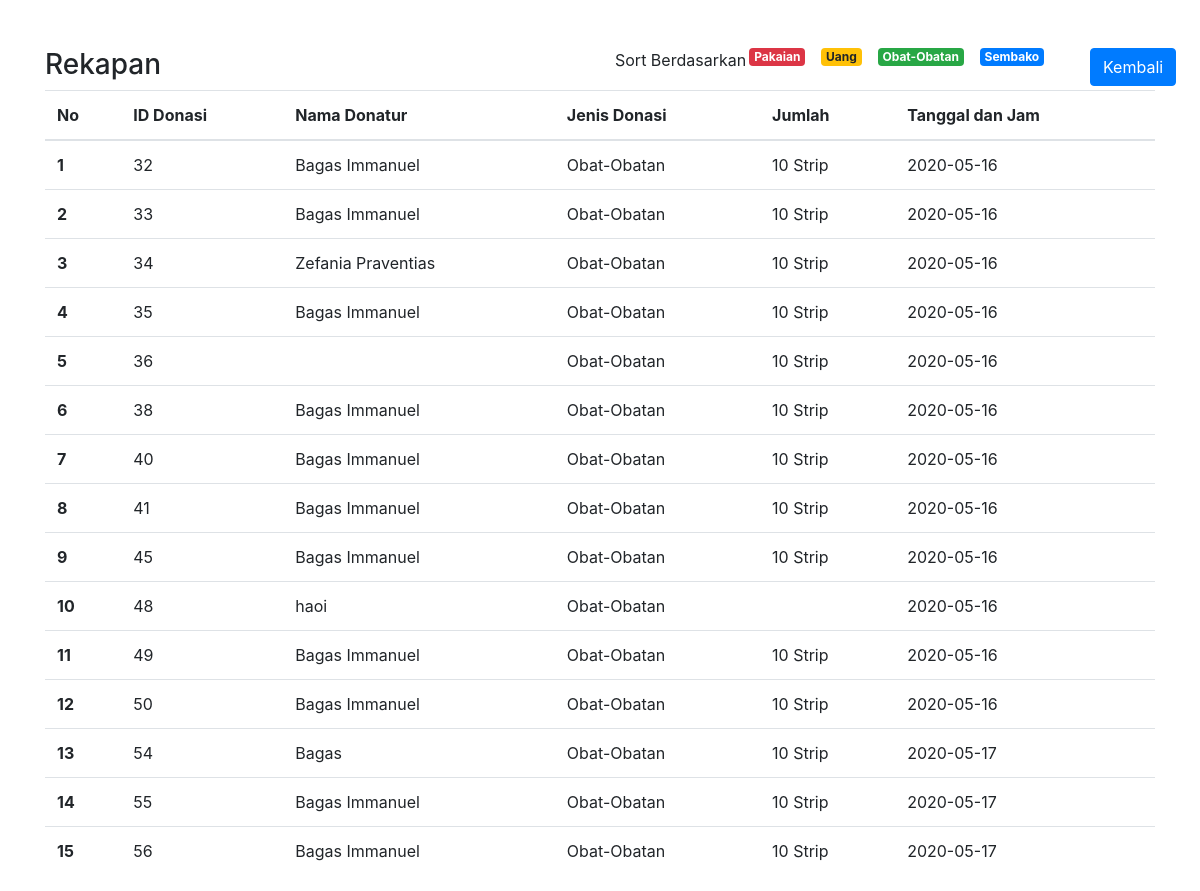
The page /public/donasi/rekap/2 on the database its author committed.
### tables this page shows
CREATE TABLE `donasi` (
  `id` int(11) NOT NULL,
  `donasiID` int(12) NOT NULL,
  `DisplayName` varchar(255) NOT NULL,
  `Kategori` int(1) NOT NULL,
  `kuantitas` varchar(255) NOT NULL,
  `date` date NOT NULL
);

CREATE TABLE `kategori` (
  `id` int(11) NOT NULL,
  `nama` varchar(255) NOT NULL
);

### app/core/Controller.php (called while the page is built, shortened)
<?php
    class Controller{
        public function view($view,$data=[]){
            require_once('../app/views/'.$view.'.php');
        }
    }

### app/controllers/Donasi.php (called while the page is built, shortened)
<?php
    class Donasi extends Controller{
        public function rekap($id = 0){
            if($id == 0){
                $data['rekap'] = $this->model('Donasi_Model')->getAll();
            }else{
                $data['rekap'] = $this->model('Donasi_Model')->getById($id);
            }
            $this->view('Donasi/rekap',$data);
        }
    }

### app/core/App.php (called while the page is built, shortened)
<?php
    class App{
        protected $method = 'index';
        protected $params = [];
        public function __construct(){
           $url =  $this->parseURL();
           if(file_exists('../app/controllers/'. $url[0] . '.php')){
                unset($url[0]);
           }
           $this->controller = new $this->controller;
           if(isset($url[1])){
               if(method_exists($this->controller,$url[1])){
                $this->method = $url[1];
                unset($url[1]);
               }
           }
           if(!empty($url)){
                $this->params = array_values($url);
            }
            call_user_func_array([$this->controller,$this->method],$this->params);
        }
        public function parseURL(){
            if(isset($_GET['url'])){
                $url = rtrim($_GET['url'],'/');
                $url = filter_var($url,FILTER_SANITIZE_URL);
                $url = explode('/',$url);
                return $url;
            }
        }
    }
?>

### public/index.php (called while the page is built, shortened)
<?php
$app = new App();
?>

### app/models/Donasi_Model.php (called while the page is built, shortened)
<?php
    class Donasi_Model extends Model{
        public function getById($id){
            $db = static::getDb();
            $sql = "SELECT * FROM `donasi` JOIN KATEGORI ON donasi.Kategori = kategori.id WHERE `Kategori` = $id";
            $stmt = $db->prepare($sql);
            $stmt->bindParam(":id",$id);
            $stmt->execute();
            return $stmt->fetchAll(PDO::FETCH_ASSOC);
        }
    }

### app/views/Donasi/rekap.php (the view)
<div class="container mt-5">
    <div class="row">
        <div class="col-lg-6">
        <h3>Rekapan</h3>
        </div>
        <div class="col-lg-5">
            Sort Berdasarkan
            <a href ="<?=BASEURL?>/donasi/rekap/1" class="badge badge-primary float-right mr-3" >Sembako</a>
            <a href ="<?=BASEURL?>/donasi/rekap/2" class="badge badge-success float-right mr-3" >Obat-Obatan</a>
            <a href ="<?=BASEURL?>/donasi/rekap/3" class="badge badge-warning float-right mr-3" >Uang</a>
            <a href ="<?=BASEURL?>/donasi/rekap/4" class="badge badge-danger float-right mr-3" >Pakaian</a>
        </div>
        <div class="col-lg-1">
        <a class="btn btn-primary" href="<?=BASEURL?>/Donasi" role="button" >Kembali</a>
        </div>
        <div class="col-lg-12">
            <table class="table">
                <thead>
                    <tr>
                    <th scope="col">No</th>
                    <th scope="col">ID Donasi</th>
                    <th scope="col">Nama Donatur</th>
                    <th scope="col">Jenis Donasi</th>
                    <th scope="col">Jumlah</th>
                    <th scope="col">Tanggal dan Jam</th>
                    </tr>
                </thead>
                <tbody>
                    <?php $i = 1; foreach ($data['rekap'] as $data ) : ?>
                    <tr>
                    <th scope="row"><?= $i ?> </th>
                    <td><?=$data['donasiID']?></td>
                    <td><?=$data['DisplayName']?></td>
                    <td><?=$data['nama']?></td>
                    <td><?=$data['kuantitas']?></td>
                    <td><?=$data['date']?></td>
                    </tr>
                    <?php $i++; endforeach ?>
                </tbody>
            </table>
        </div>
    </div>
</div>

### rows shown on the page
donasi: donasiID "32", DisplayName "Bagas Immanuel", kategori.nama "Obat-Obatan", kuantitas "10 Strip", date "2020-05-16"
donasi: donasiID "33", DisplayName "Bagas Immanuel", kategori.nama "Obat-Obatan", kuantitas "10 Strip", date "2020-05-16"
donasi: donasiID "34", DisplayName "Zefania Praventias", kategori.nama "Obat-Obatan", kuantitas "10 Strip", date "2020-05-16"
donasi: donasiID "35", DisplayName "Bagas Immanuel", kategori.nama "Obat-Obatan", kuantitas "10 Strip", date "2020-05-16"
donasi: donasiID "36", kategori.nama "Obat-Obatan", kuantitas "10 Strip", date "2020-05-16"
donasi: donasiID "38", DisplayName "Bagas Immanuel", kategori.nama "Obat-Obatan", kuantitas "10 Strip", date "2020-05-16"
donasi: donasiID "40", DisplayName "Bagas Immanuel", kategori.nama "Obat-Obatan", kuantitas "10 Strip", date "2020-05-16"
donasi: donasiID "41", DisplayName "Bagas Immanuel", kategori.nama "Obat-Obatan", kuantitas "10 Strip", date "2020-05-16"
donasi: donasiID "45", DisplayName "Bagas Immanuel", kategori.nama "Obat-Obatan", kuantitas "10 Strip", date "2020-05-16"
donasi: donasiID "48", DisplayName "haoi", kategori.nama "Obat-Obatan", date "2020-05-16"
donasi: donasiID "49", DisplayName "Bagas Immanuel", kategori.nama "Obat-Obatan", kuantitas "10 Strip", date "2020-05-16"
donasi: donasiID "50", DisplayName "Bagas Immanuel", kategori.nama "Obat-Obatan", kuantitas "10 Strip", date "2020-05-16"
donasi: donasiID "54", DisplayName "Bagas", kategori.nama "Obat-Obatan", kuantitas "10 Strip", date "2020-05-17"
donasi: donasiID "55", DisplayName "Bagas Immanuel", kategori.nama "Obat-Obatan", kuantitas "10 Strip", date "2020-05-17"
donasi: donasiID "56", DisplayName "Bagas Immanuel", kategori.nama "Obat-Obatan", kuantitas "10 Strip", date "2020-05-17"
